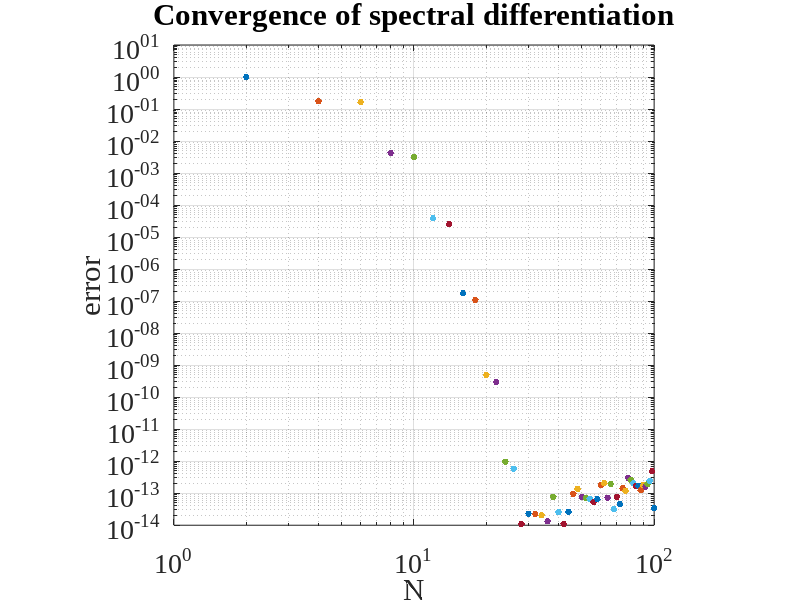

MATLAB code to generate this figure:
% p2.m - convergence of periodic spectral method (compare p1.m)  
e = exp(1);

% 创建大尺寸 figure
figure('Color','w','Position',[100 100 700 700])
clf

% 坐标轴占满整个图像
ax = axes(); % 左下角x,y,width,height

for N = 2:2:100
    h = 2*pi/N; 
    x = -pi + (1:N)'*h; 
    u = exp(sin(x)); 
    uprime = cos(x).*u;  

    % Construct spectral differentiation matrix
    column = [0 .5*(-1).^(1:N-1).*cot((1:N-1)*h/2)]; 
    D = toeplitz(column,column([1 N:-1:2]));  

    % Compute error
    error = norm(D*u-uprime,inf); 
    loglog(N,error,'.','markersize',15), hold on
end

grid on
xlabel('N','FontSize',20,'FontName','Times New Roman')
ylabel('error','FontSize',20,'FontName','Times New Roman')
title('Convergence of spectral differentiation','FontSize',20,'FontName','Times New Roman')

set(ax,'FontSize',20,'FontName','Times New Roman')
axis square

% 保存高清 PNG，占满画布内容
exportgraphics(gcf,'p2.png','Resolution',600)